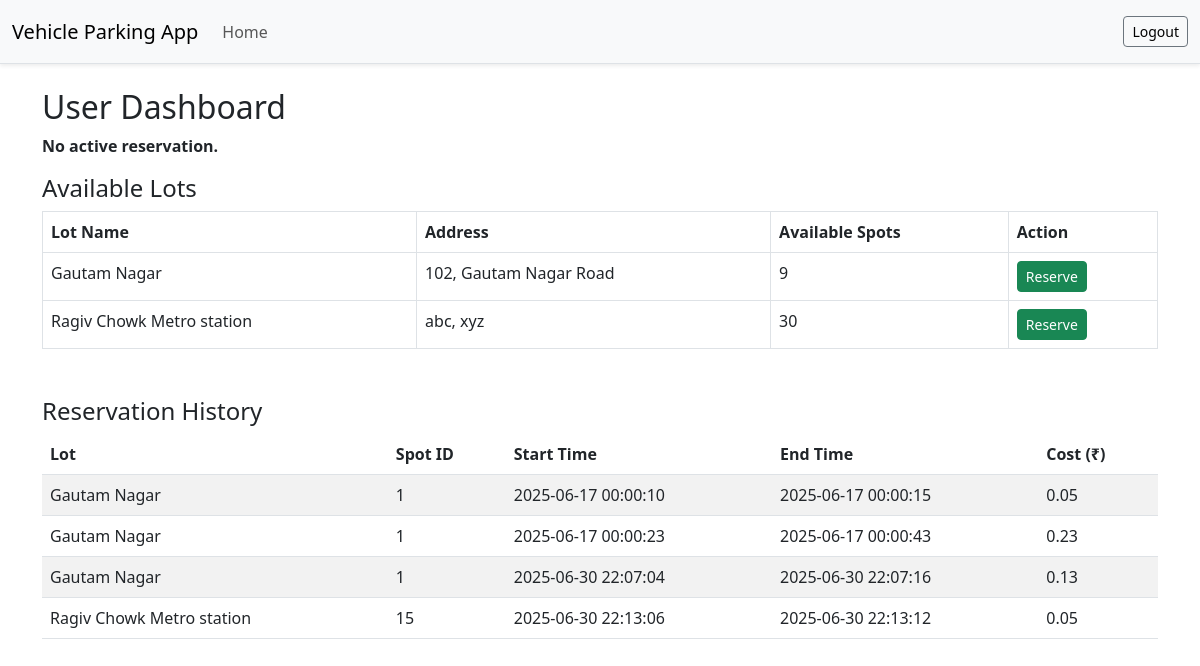
Before: /user/dashboard (signed in) with the older database file.
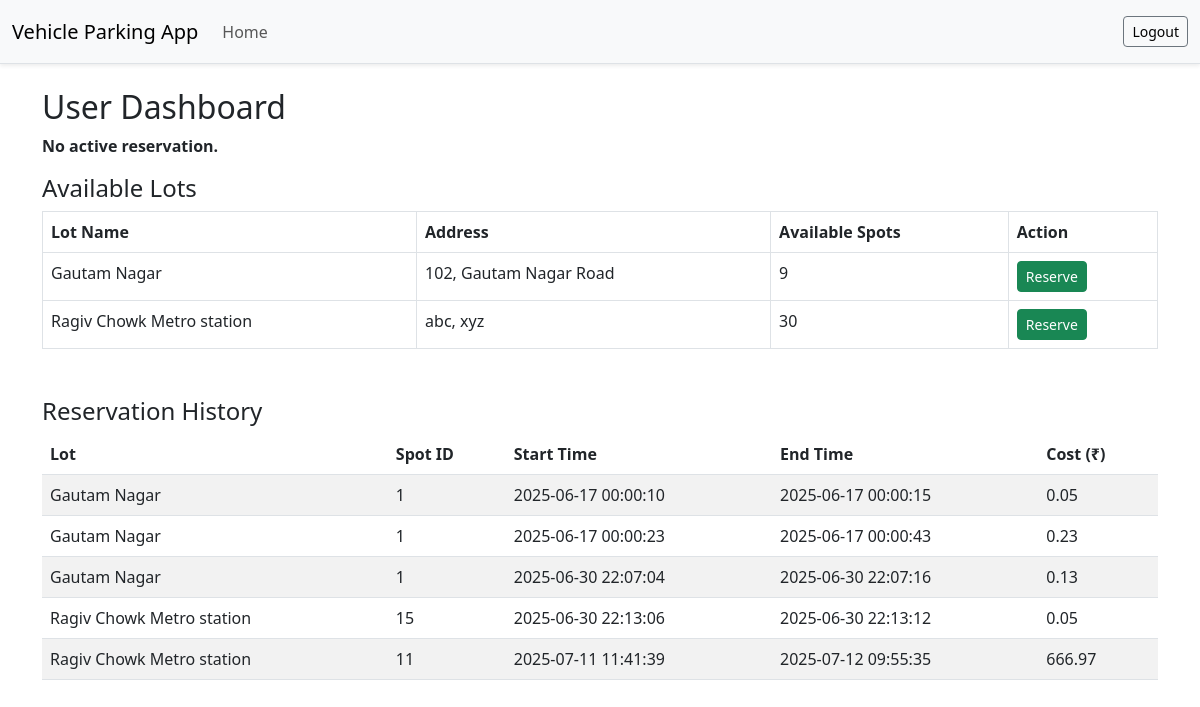
After: the same page with the newer database file.
### models.py (models this page shows)
class ParkingLot(db.Model):
    id = db.Column(db.Integer, primary_key=True)
    name = db.Column(db.String(100), nullable=False)
    address = db.Column(db.String(200), nullable=False)
    pin_code = db.Column(db.String(10), nullable=False)
    price = db.Column(db.Float, nullable=False)
    max_spots = db.Column(db.Integer, nullable=False)
    spots = db.relationship('ParkingSpot', backref='lot', lazy=True)

class Reservation(db.Model):
    id = db.Column(db.Integer, primary_key=True)
    user_id = db.Column(db.Integer, db.ForeignKey('user.id'), nullable=False)
    spot_id = db.Column(db.Integer, db.ForeignKey('parking_spot.id'), nullable=False)
    parking_time = db.Column(db.DateTime, nullable=True)
    release_time = db.Column(db.DateTime, nullable=True)
    cost = db.Column(db.Float, nullable=True)

class ParkingSpot(db.Model):
    id = db.Column(db.Integer, primary_key=True)
    lot_id = db.Column(db.Integer, db.ForeignKey('parking_lot.id'), nullable=False)
    status = db.Column(db.String(1), nullable=False, default='A')  # A = Available, O = Occupied
    reservations = db.relationship('Reservation', backref='spot', lazy=True)

### app.py (the view)
@app.route('/user/dashboard')
def user_dashboard():
    user_id = session.get('user')
    if not isinstance(user_id, int):
        return redirect(url_for('login'))
    lots = ParkingLot.query.all()
    active_res = Reservation.query.filter_by(user_id=user_id, release_time=None).first()
    history = Reservation.query.filter(Reservation.user_id == user_id, Reservation.release_time != None).all()
    return render_template('user_dashboard.html', lots=lots, active_res=active_res, history=history)

### templates/user_dashboard.html
{% extends "base.html" %}
{% block content %}
<h2>User Dashboard</h2>
{% if active_res %}
<div class="alert alert-info">
    <strong>Active Reservation:</strong><br>
    Lot: {{ active_res.spot.lot.name }}<br>
    Spot ID: {{ active_res.spot.id }}<br>
    Start Time: {{ active_res.parking_time.strftime('%Y-%m-%d %H:%M:%S') }}<br>
    <a href="{{ url_for('release_spot', reservation_id=active_res.id) }}" class="btn btn-danger mt-2">Release Spot</a>
</div>
{% else %}
<p><strong>No active reservation.</strong></p>
{% endif %}
<h4>Available Lots</h4>
<table class="table table-bordered">
    <thead>
        <tr>
            <th>Lot Name</th>
            <th>Address</th>
            <th>Available Spots</th>
            <th>Action</th>
        </tr>
    </thead>
    <tbody>
        {% for lot in lots %}
        <tr>
            <td>{{ lot.name }}</td>
            <td>{{ lot.address }}</td>
            <td>{{ lot.spots | selectattr('status', 'equalto', 'A') | list | length }}</td>
            <td>
                {% if not active_res and lot.spots | selectattr('status', 'equalto', 'A') | list | length > 0 %}
                <a href="{{ url_for('reserve_spot', lot_id=lot.id) }}" class="btn btn-success btn-sm">Reserve</a>
                {% else %}
                <button class="btn btn-secondary btn-sm" disabled>Unavailable</button>
                {% endif %}
            </td>
        </tr>
        {% endfor %}
    </tbody>
</table>
{% if history %}
<h4 class="mt-5">Reservation History</h4>
<table class="table table-striped">
    <thead>
        <tr>
            <th>Lot</th>
            <th>Spot ID</th>
            <th>Start Time</th>
            <th>End Time</th>
            <th>Cost (₹)</th>
        </tr>
    </thead>
    <tbody>
        {% for res in history %}
        <tr>
            <td>{{ res.spot.lot.name }}</td>
            <td>{{ res.spot.id }}</td>
            <td>{{ res.parking_time.strftime('%Y-%m-%d %H:%M:%S') }}</td>
            <td>{{ res.release_time.strftime('%Y-%m-%d %H:%M:%S') }}</td>
            <td>{{ res.cost }}</td>
        </tr>
        {% endfor %}
    </tbody>
</table>
{% endif %}
{% endblock %}

Changed rows visible on the page:
added Reservation: spot.lot.name "Ragiv Chowk Metro station", spot.id "11", parking_time "2025-07-11 11:41:39", release_time "2025-07-12 09:55:35", cost "666.97"
